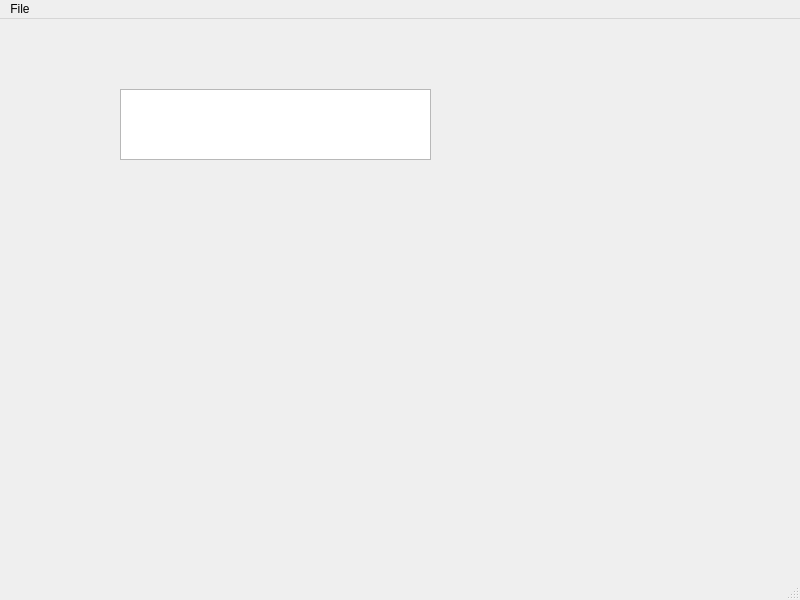
<?xml version="1.0" encoding="UTF-8"?>
<ui version="4.0">
 <class>MainWindow</class>
 <widget class="QMainWindow" name="MainWindow">
  <property name="geometry">
   <rect>
    <x>0</x>
    <y>0</y>
    <width>800</width>
    <height>600</height>
   </rect>
  </property>
  <property name="windowTitle">
   <string>MainWindow</string>
  </property>
  <widget class="QWidget" name="centralwidget">
   <widget class="QTextEdit" name="textEdit">
    <property name="geometry">
     <rect>
      <x>120</x>
      <y>70</y>
      <width>311</width>
      <height>71</height>
     </rect>
    </property>
   </widget>
  </widget>
  <widget class="QMenuBar" name="menubar">
   <property name="geometry">
    <rect>
     <x>0</x>
     <y>0</y>
     <width>800</width>
     <height>22</height>
    </rect>
   </property>
   <widget class="QMenu" name="menuFile">
    <property name="title">
     <string>File</string>
    </property>
    <addaction name="actionOpen"/>
    <addaction name="actionSave"/>
   </widget>
   <addaction name="menuFile"/>
  </widget>
  <widget class="QStatusBar" name="statusbar"/>
  <action name="actionOpen">
   <property name="text">
    <string>Open</string>
   </property>
   <property name="shortcut">
    <string>Ctrl+O</string>
   </property>
  </action>
  <action name="actionSave">
   <property name="text">
    <string>Save</string>
   </property>
   <property name="shortcut">
    <string>Ctrl+S</string>
   </property>
  </action>
 </widget>
 <resources/>
 <connections/>
</ui>
